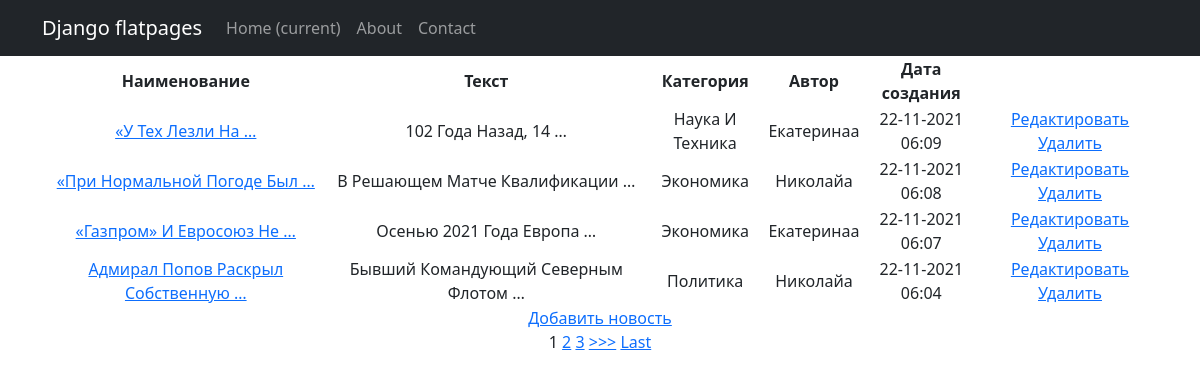
Page /news/ on the committed database.
### news/models.py (models this page shows, shortened)
class Post (models.Model):
    title = models.CharField(max_length=128)
    full_text=models.TextField()
    date_create=models.DateTimeField(auto_now_add=True)
    author = models.ForeignKey(settings.AUTH_USER_MODEL, on_delete=models.CASCADE, null=True)
    category = models.ForeignKey(to='Category', on_delete=models.CASCADE, related_name='Category')

class Category(models.Model):
    name = models.CharField(max_length=100, unique=True)  # названия категорий тоже не должны повторяться

### news/views.py (the view, shortened to what this page needs)
# urls.py: path('', PostsList.as_view()),
class PostsList(ListView):
    model = Post  # указываем модель, объекты которой мы будем выводить
    template_name = 'posts.html'  # указываем имя шаблона, в котором будет лежать HTML, в котором будут все инструкции о том, как именно пользователю должны вывестись наши объекты
    context_object_name = 'posts'  # это имя списка, в котором будут лежать все объекты, его надо указать, чтобы обратиться к самому списку объектов через HTML-шаблон
    ordering = ['-date_create']
    paginate_by = 1 # поставим постраничный вывод в один элемент
    form_class = PostForm  # добавляем форм класс, чтобы получать доступ к форме через метод POST
    def get_context_data(self, **kwargs):
        context = super().get_context_data(**kwargs)
        context['filter'] = PostFilter(self.request.GET, queryset=self.get_queryset())
        return context

### templates/posts.html (shortened to what this page needs)
{% extends 'flatpages/default.html' %}
{% block content %}
<table>
    <thead>
        <th>
           Наименование
        </th>
        <th>
            Текст
        </th>
        <th>
            Категория
        </th>
        <th>
            Автор
        </th>
        <th>
            Дата создания
        </th>
    </thead>
    {% for post in filter.qs %}
    <tr>
        <td>
            <a href="{% url 'post_detail' post.id %}">{{ post.title|title|truncatewords:4 }}</a>
        </td>
        <td>
            {{ post.full_text|title|truncatewords:4}}
        </td>
        <td>
            {{ post.category.name|title }}
        </td>
        <td>
            {{ post.author|title }}
        </td>
        <td>
            {{ post.date_create|date:"d-m-Y H:i"}}
        </td>
        <td>
        <a href="{% url 'post_edit' post.id %}"><u>Редактировать</u></a>
        <a href="{% url 'post_delete' post.id %}"><u> Удалить </u></a>
    </td>
    </tr>
    {% endfor %}
</table>
<a href="{% url 'post_add' %}">Добавить новость</a> <br>
{% if is_paginated %}
    {% for num in page_obj.paginator.page_range %}
        {% if page_obj.number == num %}
            <a>{{ num }}</a>
        {% elif num > page_obj.number|add:'-3' and num < page_obj.number|add:'3' %}
            <a href="?page={{ num }}">{{ num }}</a>
        {% endif %}
    {% endfor %}
    {% if page_obj.has_next %}
        <a href="?page={{ page_obj.next_page_number }}">>>></a>
        <a href="?page={{ page_obj.paginator.num_pages }}">Last</a>
    {% endif %}
{% endif %}
<br>
{% endblock content %}

### templates/flatpages/default.html (shortened to what this page needs)
<!DOCTYPE html>
<html lang="en">
    <head>
        {% load static %}
        <link href="{% static 'css/styles.css' %}" rel="stylesheet" />
    </head>
    <body>
        <nav class="navbar navbar-expand-lg navbar-dark bg-dark static-top">
          <div class="container">
              <a class="navbar-brand" href="#">Django flatpages</a>
              <div class="collapse navbar-collapse" id="navbarResponsive">
                  <ul class="navbar-nav ml-auto">
                      <li class="nav-item active">
                          <a class="nav-link" href="#">Home
                              <span class="sr-only">(current)</span>
                          </a>
                      </li>
                      <li class="nav-item">
                          <a class="nav-link" href="/about/">About</a>
                      </li>
                      <li class="nav-item">
                          <a class="nav-link" href="/contacts/">Contact</a>
                      </li>
                  </ul>
              </div>
          </div>
       </nav>
        <div class="container">
          <div class="row">
              <div class="col-lg-12 text-center">
                  {% block content %}{% endblock content %}
              </div>
          </div>
       </div>
    </body>
</html>

### rows in the picture
Post: title "«У Тех Лезли На …", full_text "102 Года Назад, 14 …", category.name "Наука И Техника", author "Екатеринаа", date_create "22-11-2021 06:09"
Post: title "«При Нормальной Погоде Был …", full_text "В Решающем Матче Квалификации …", category.name "Экономика", author "Николайа", date_create "22-11-2021 06:08"
Post: title "«Газпром» И Евросоюз Не …", full_text "Осенью 2021 Года Европа …", category.name "Экономика", author "Екатеринаа", date_create "22-11-2021 06:07"
Post: title "Адмирал Попов Раскрыл Собственную …", full_text "Бывший Командующий Северным Флотом …", category.name "Политика", author "Николайа", date_create "22-11-2021 06:04"

### other values in the picture
{{ num }} "1"
{{ num }} "2" "3"
